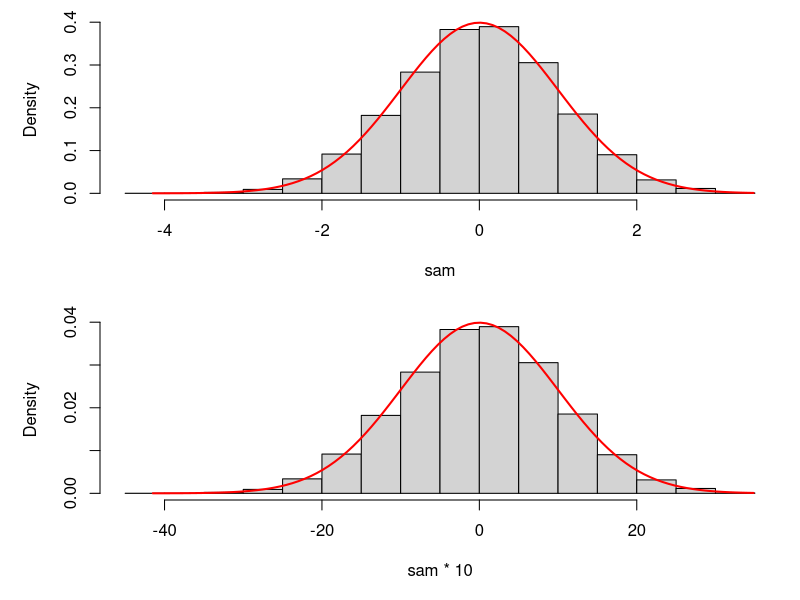
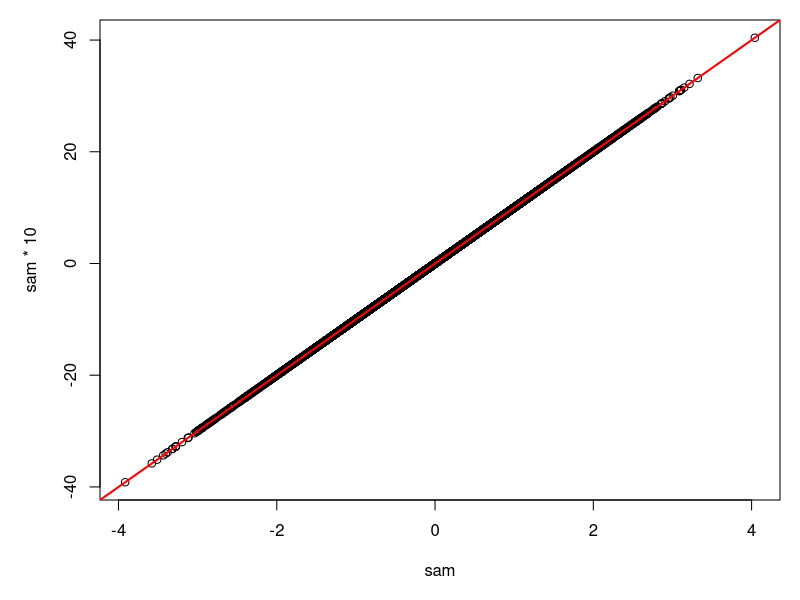
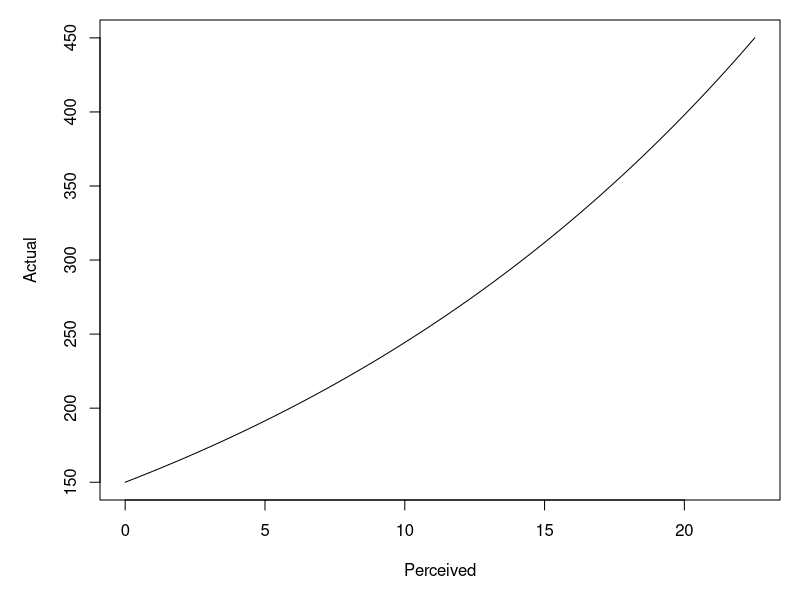
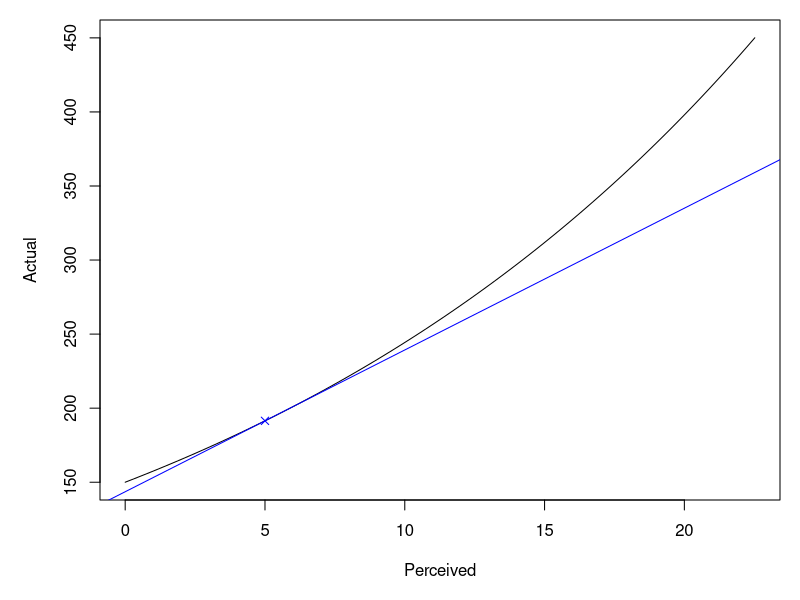
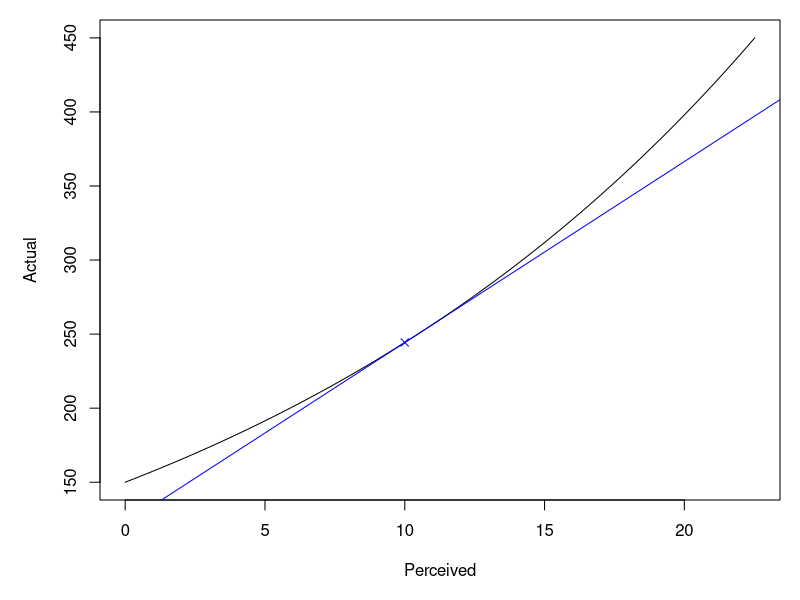
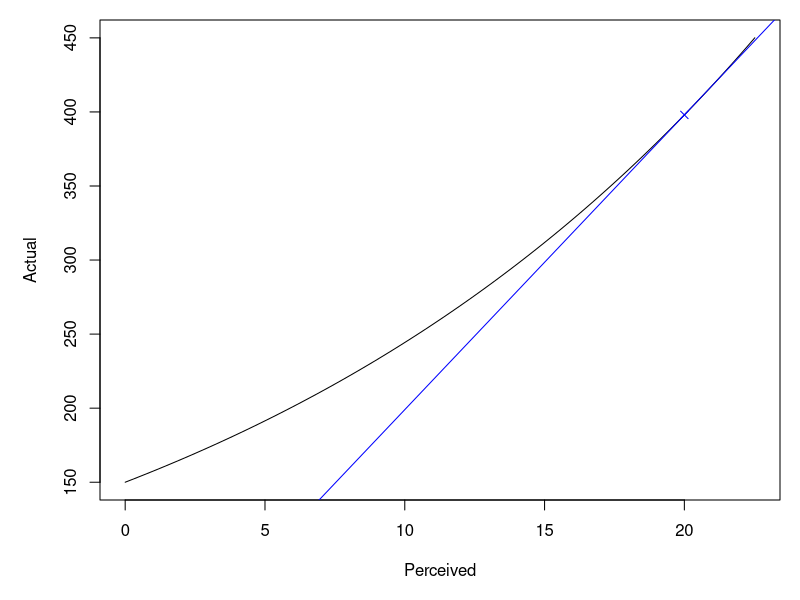
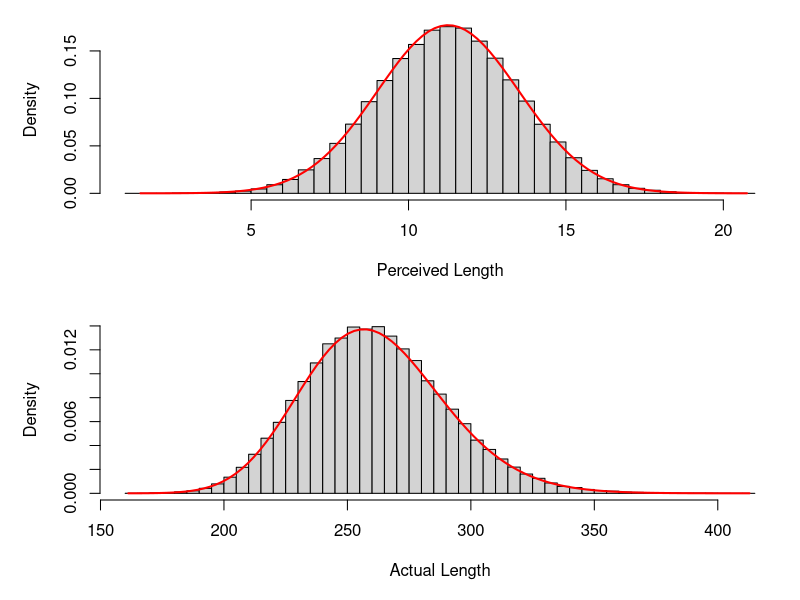
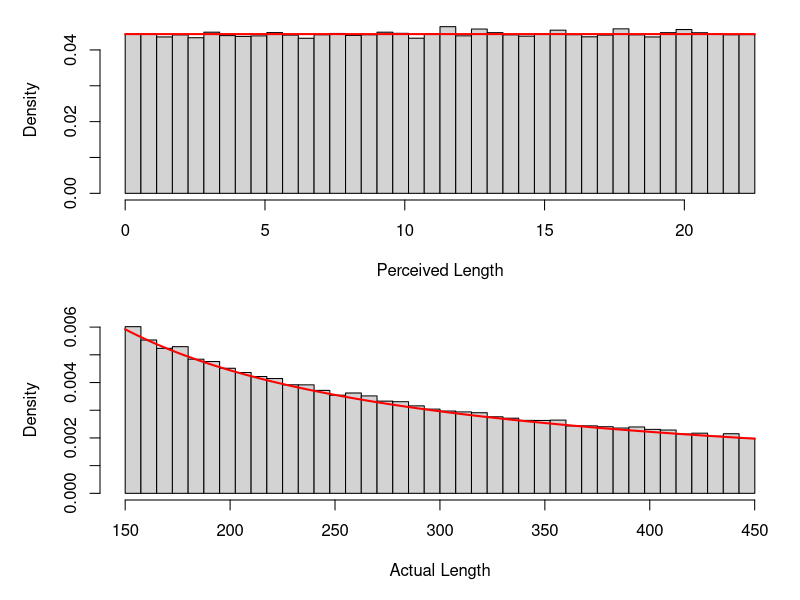

Write R code to recreate these figures, in order.
## ---- chunk 1
knitr::opts_chunk$set(echo = TRUE)
## ---- chunk 2
#Weber's Law (perception is the log of actual stimulus magnitude)
phy2psy=function(a) log(a/150,1.05)

#inversion (Andrew's function)
psy2phy <- function(p) {
   return(150*1.05^p)
}
## ---- chunk 3
#non-member samples of perceived length
pNon=runif(100000,0,22.52)

#member samples of perceived length
pMem=rnorm(100000,11.26,2.252)

#as in Andrew's file, here are corresponding samples for the actual line lengths
aNon=psy2phy(pNon)

aMem=psy2phy(pMem)
## ---- chunk 4
sam=rnorm(10000)
par(mfcol=c(2,1),mar=c(5,5,1,1))
hist(sam,freq=F,
       main="")
xSeq=seq(min(sam),max(sam),length.out=100)
points(xSeq,dnorm(xSeq),type='l',col='red',lwd=2)

transDens=function(x) dnorm(xSeq/10) / 10
hist(sam*10,freq=F,
       main="")
xSeq=seq(min(sam*10),max(sam*10),length.out=100)
points(xSeq,transDens(xSeq),type='l',col='red',lwd=2)

## ---- chunk 5
sam=rnorm(10000)
par(mfcol=c(1,1),mar=c(5,5,1,1))
plot(sam,sam*10,main="")
abline(0,10,col="red",lwd=2)

## ---- chunk 6
par(mfcol=c(1,1),mar=c(5,5,1,1))
xSeq=seq(0,22.52,length.out = 100)
plot(xSeq,psy2phy(xSeq),main="",
     type='l',xlab="Perceived",
     ylab="Actual")

## ---- chunk 7
par(mfcol=c(1,1),mar=c(5,5,1,1))
xSeq=seq(0,22.52,length.out = 100)
plot(xSeq,psy2phy(xSeq),main="",
     type='l',xlab="Perceived",
     ylab="Actual")
slp=psy2phy(5)*.05
int=psy2phy(5)-5*slp
abline(int,slp,col="blue")
points(5,psy2phy(5),pch=4,col="blue")
## ---- chunk 8
par(mfcol=c(1,1),mar=c(5,5,1,1))
xSeq=seq(0,22.52,length.out = 100)
plot(xSeq,psy2phy(xSeq),main="",
     type='l',xlab="Perceived",
     ylab="Actual")
slp=psy2phy(10)*.05
int=psy2phy(10)-10*slp
abline(int,slp,col="blue")
points(10,psy2phy(10),pch=4,col="blue")
## ---- chunk 9
par(mfcol=c(1,1),mar=c(5,5,1,1))
xSeq=seq(0,22.52,length.out = 100)
plot(xSeq,psy2phy(xSeq),main="",
     type='l',xlab="Perceived",
     ylab="Actual")
slp=psy2phy(20)*.05
int=psy2phy(20)-20*slp
abline(int,slp,col="blue")
points(20,psy2phy(20),pch=4,col="blue")
## ---- chunk 10
par(mfcol=c(2,1),mar=c(5,5,1,1))

#Perception
dPerMem=function(p) dnorm(p,11.26,2.252)
hist(pMem,freq=F,40,
       main="",xlab="Perceived Length")
xSeq=seq(min(pMem),max(pMem),length.out=100)
points(xSeq,dPerMem(xSeq),type='l',col='red',lwd=2)

#Actual
dActMem=function(a) dnorm(phy2psy(a),11.26,2.252)/(.05*a)

hist(aMem,freq=F,40,
       main="",xlab="Actual Length")
xSeq=seq(min(aMem),max(aMem),length.out=100)
points(xSeq,dActMem(xSeq),type='l',col='red',lwd=2)

## ---- chunk 11
par(mfcol=c(2,1),mar=c(5,5,1,1))

#Perception
dPerNon=function(p) dunif(p,0,22.52)
bounds=seq(0,22.52,length.out = 41)
hist(pNon,freq=F,breaks=bounds,
       main="",xlab="Perceived Length")
xSeq=seq(min(pNon),max(pNon),length.out=100)
points(xSeq,dPerNon(xSeq),type='l',col='red',lwd=2)

#Actual
dActNon=function(a) dunif(phy2psy(a),0,22.52)/(.05*a)

bounds=seq(150,max(aNon),length.out = 41)
hist(aNon,freq=F,breaks=bounds,
       main="",xlab="Actual Length")
xSeq=seq(min(aNon),max(aNon),length.out=100)
points(xSeq,dActNon(xSeq),type='l',col='red',lwd=2)
